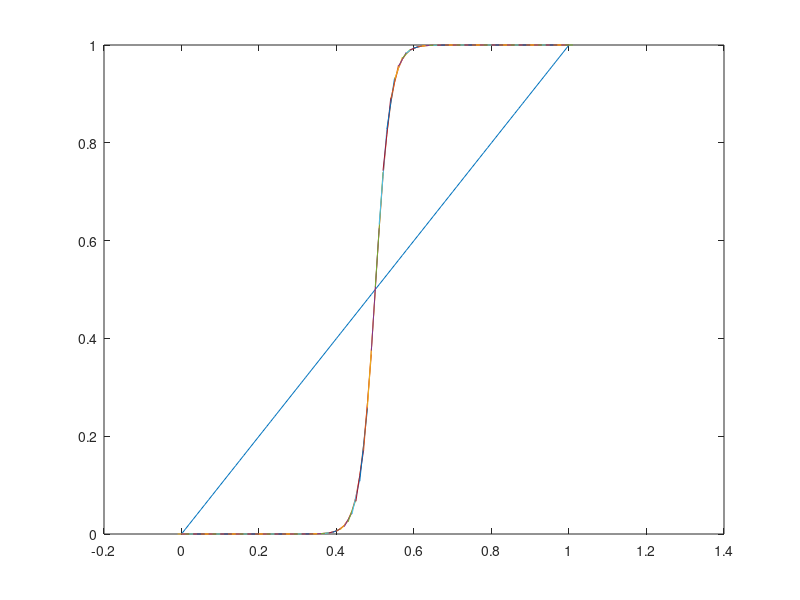

Write MATLAB code to recreate this figure.
figure;
xx = 0:0.01:1;
plot(xx, xx);
hold on;
gen_sig = @(x, c, a) (1./(1+exp(-a*(x-c))));
d_gen_sig = @(x, c, a) (a*gen_sig(x,c,a)*(1-gen_sig(x,c,a)));

c = 0.5;
a = 50;

plot(xx, gen_sig(xx, c, a));

for x=xx
    y = gen_sig(x, c, a);
    dzdx = d_gen_sig(x, c, a);
    tt = (x-0.01):0.01:(x+0.01);
    plot(tt, y+dzdx*(-0.01:0.01:0.01));
    fprintf('x=%f y=%f dydx=%f\n', x, y, dzdx);
end
